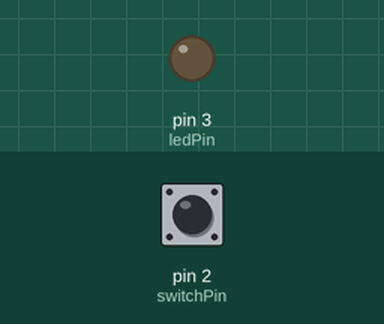
This sketch was run on a simulated Arduino Uno, built with avr-gcc and run on an emulated ATmega328P. Shown: output pins drawn as LEDs (lit = HIGH). The test bench sets the inputs (shaded band); at power-on: pin 2 (switchPin) HIGH.

Above: at 0.1 s.
At 0.6 s:
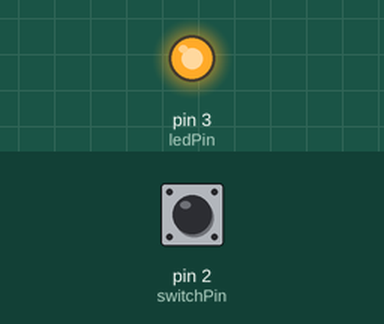
Timing chart, 0 to 2.1 s (numbered marks = the images above):
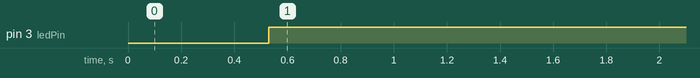

Measured:
- by itself, pin 3 (ledPin): LOW → HIGH at 0.53 s

The sketch:

Diakin_ac.ino
```cpp
#include <IRremote.h>
#include <IRremoteInt.h>

    //#include <IRremote.h>

    IRsend irsend;

    const int COMMAND_LENGTH = 27;

   unsigned char daikin[COMMAND_LENGTH]     = {
    0x11,0xDA,0x17,0x18,0x04,0x00,0x1E,0x11,
    //0    1    2   3    4    5     6   7
    0xDA,0x17,0x18,0x00,0x53,0x00,0x20,0x00,
    //8    9   10   11   12    13   14   15
    0x00,0x0E,0x36,0x00,0x20,0xF1,0x00,0xC0,0x00,0x00,0xE3 };
    //16  17    18  19   20    21   22  23   24   25   26


  #define ledPin 3      // the number of the LED pin
  #define switchPin 2   // the number of the button pin
  int status=1;

void setup() {
  // put your setup code here, to run once:

  // set the digital pin as output:
    pinMode(ledPin, OUTPUT);
    pinMode(switchPin, INPUT); // Set the switch pin as input
}

void loop() {
  // put your main code here, to run repeatedly:

  if(digitalRead(switchPin) == LOW){
    status=1;
  }

  if (status==1){

  if(digitalRead(switchPin) == HIGH){

        for(int x=3;x>=3;x--){
        digitalWrite(ledPin, LOW);
        irsend.sendDaikin(daikin, 7,0);
        delay(29);
        irsend.sendDaikin(daikin, 15,7);
        delay(500);
        digitalWrite(ledPin, HIGH);
    }

    status=0;
  }
 }

}
```
